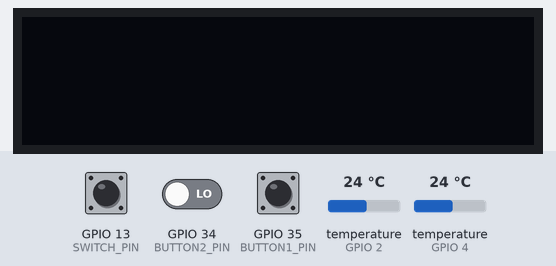
Simulated run of this sketch. Board: ESP32. Parts: 128×32 one-colour display. The test bench sets the inputs (shaded band); at power-on: GPIO 13 (SWITCH_PIN) LOW, GPIO 34 (BUTTON2_PIN) LOW, GPIO 35 (BUTTON1_PIN) LOW, temperature (sensors on GPIO 2, GPIO 4) 24 °C. WiFi joins after 1.5 s; servers stay silent unless stated; uploads are accepted with an empty reply; what the sketch prints to the serial monitor is not drawn.

Above: at 3.2 s.
3.3 s: GPIO 13 (SWITCH_PIN) pulled HIGH for 1.8 s
At 4.2 s:
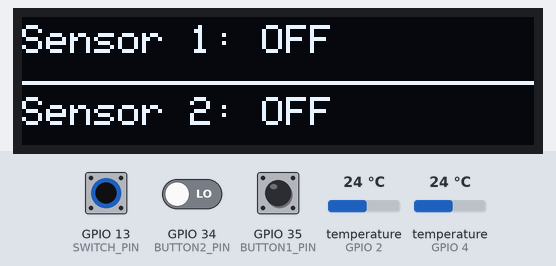
6.8 s: GPIO 13 (SWITCH_PIN) pulled HIGH for 1.8 s
10.1 s: GPIO 13 (SWITCH_PIN) pulled HIGH for 3.2 s
15.2 s: GPIO 13 (SWITCH_PIN) driven HIGH and GPIO 34 (BUTTON2_PIN) driven HIGH
At 16.1 s:
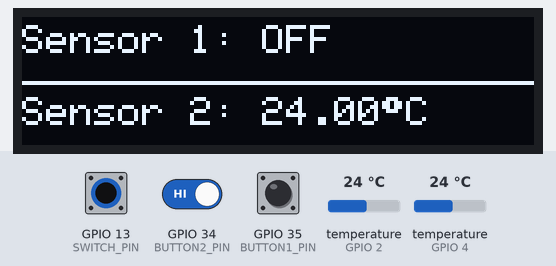
17.3 s: GPIO 35 (BUTTON1_PIN) pulled HIGH for 1.8 s
At 19.3 s:
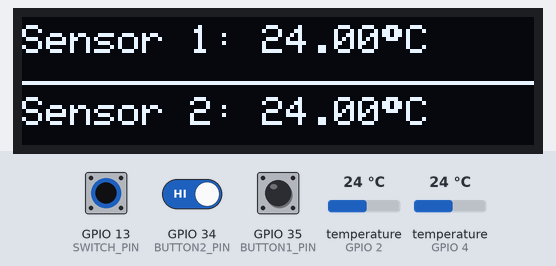
20.6 s: GPIO 35 (BUTTON1_PIN) pulled HIGH for 1.8 s
At 22.6 s:
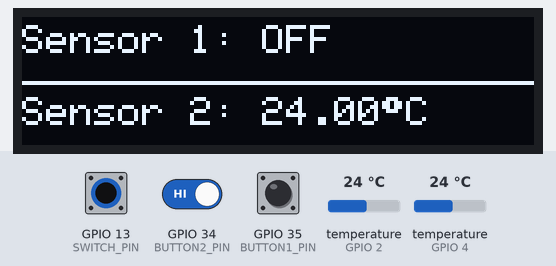
Timing chart, 0 to 24.1 s (numbered marks = the images above; inputs shaded):
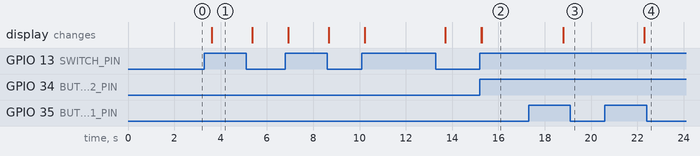

The sketch:

SmartThermometerESP32.ino
```cpp
// SmartThermometerESP32.ino
//
//   ESP32-based smart thermometer system with dual DS18B20 sensors, OLED
//   display, and WiFi connectivity. Local buttons allow toggling sensors,
//   while a hardware switch controls the display. Sensor data is read,
//   displayed, and periodically sent to a Flask server in JSON format.
//   The server can also send back remote state overrides.
//
// Dependencies:
//   Adafruit GFX & SSD1306 libraries
//   OneWire & DallasTemperature libraries
//   ArduinoJson library
//
// Group 11: Braden Miller, Kent Zdan, Scott Pearson, Xavier Uhrmacher
// Due: 10/03/2025

#include <SPI.h>
#include <Wire.h>
#include <Adafruit_GFX.h>
#include <Adafruit_SSD1306.h>
#include <OneWire.h>
#include <DallasTemperature.h>
#include <WiFi.h>
#include <HTTPClient.h>
#include <ArduinoJson.h>

// =========================
// OLED DISPLAY
// =========================
#define SCREEN_WIDTH 128
#define SCREEN_HEIGHT 32
#define OLED_RESET -1
#define SCREEN_ADDRESS 0x3C
Adafruit_SSD1306 display(SCREEN_WIDTH, SCREEN_HEIGHT, &Wire, OLED_RESET);

// =========================
// BUTTONS & SWITCH
// =========================
#define BUTTON1_PIN 35
#define BUTTON2_PIN 34
#define SWITCH_PIN 13

// =========================
// TEMPERATURE SENSORS
// =========================
#define TEMP_SENSOR1_PIN 2
#define TEMP_SENSOR2_PIN 4
OneWire oneWire1(TEMP_SENSOR1_PIN);
OneWire oneWire2(TEMP_SENSOR2_PIN);
DallasTemperature tempSensor1(&oneWire1);
DallasTemperature tempSensor2(&oneWire2);

// =========================
// SENSOR STATES
// =========================
bool sensor1_enabled = false;
bool sensor2_enabled = false;
bool display_on = false;
bool sensor1_disconnected = false;
bool sensor2_disconnected = false;

// =========================
// TEMPERATURE DATA
// =========================
float temp1 = 0.0;
float temp2 = 0.0;
unsigned long lastTempRead = 0;
const unsigned long tempReadInterval = 1000; // 1 sec

// =========================
// BUTTON DEBOUNCE
// =========================
bool button1_last_state = LOW;
bool button2_last_state = LOW;
unsigned long last_button1_time = 0;
unsigned long last_button2_time = 0;
const unsigned long debounce_delay = 200;

// =========================
// WIFI CONFIG
// =========================
const char* ssid = "Hotspot";       // <-- your SSID
const char* password = "NajeebNajeeb"; // <-- your password
const char* serverURL = "http://172.20.10.11:8080/data"; // <-- update to Flask IP

// =========================
// SETUP
// =========================
void setup() {
 Serial.begin(115200);

 // Button/switch setup
 pinMode(BUTTON1_PIN, INPUT);
 pinMode(BUTTON2_PIN, INPUT);
 pinMode(SWITCH_PIN, INPUT_PULLDOWN);

 // Init temp sensors
 tempSensor1.begin();
 tempSensor2.begin();
 Serial.println("Temperature sensors initialized");

 // Init display
 if (!display.begin(SSD1306_SWITCHCAPVCC, SCREEN_ADDRESS)) {
   Serial.println(F("SSD1306 allocation failed"));
   for (;;) {}
 }
 updateDisplay();

 // Connect WiFi
 Serial.println("Connecting to WiFi...");
 WiFi.begin(ssid, password);
 int attempts = 0;
 while (WiFi.status() != WL_CONNECTED && attempts < 20) {
   delay(1000);
   attempts++;
   Serial.println("Connecting... attempt " + String(attempts));
 }
 if (WiFi.status() == WL_CONNECTED) {
   Serial.println("WiFi connected!");
   Serial.print("ESP32 IP: ");
   Serial.println(WiFi.localIP());
 } else {
   Serial.println("WiFi connection failed!");
 }
}

// =========================
// LOOP
// =========================
void loop() {
 unsigned long currentMillis = millis();

 // --- Check display switch immediately ---
 bool switch_current = digitalRead(SWITCH_PIN);
 if (switch_current != display_on) {
   display_on = switch_current;
   updateDisplay();
   Serial.print("Display switch: ");
   Serial.println(display_on ? "ON" : "OFF");
 }

 // --- Handle buttons quickly ---
 if (display_on) {
   bool button1_current = digitalRead(BUTTON1_PIN);
   if (button1_current == HIGH && button1_last_state == LOW) {
     if (millis() - last_button1_time > debounce_delay) {
       sensor1_enabled = !sensor1_enabled; // local physical toggle
       updateDisplay();
       last_button1_time = millis();
       Serial.println("Button 1 pressed - Sensor 1 toggled");
     }
   }
   button1_last_state = button1_current;

   bool button2_current = digitalRead(BUTTON2_PIN);
   if (button2_current == HIGH && button2_last_state == LOW) {
     if (millis() - last_button2_time > debounce_delay) {
       sensor2_enabled = !sensor2_enabled; // local physical toggle
       updateDisplay();
       last_button2_time = millis();
       Serial.println("Button 2 pressed - Sensor 2 toggled");
     }
   }
   button2_last_state = button2_current;
 }

 // --- Read temps + send data only once per second ---
 if (currentMillis - lastTempRead >= tempReadInterval) {
   readTemperatures();
   if (display_on) {   // only send if switch is ON
        sendData();
    }
   lastTempRead = currentMillis;
 }


 delay(5); // very small delay to avoid hogging CPU
}

// =========================
// DISPLAY
// =========================
void updateDisplay() {
  display.clearDisplay();

  if (!display_on) {
    display.display();
    return;
  }

  display.setTextSize(1);
  display.setTextColor(SSD1306_WHITE);

  // --- Sensor 1 ---
  display.setCursor(0, 2);
  if (sensor1_enabled) {
    display.print(F("Sensor 1: "));
    if (sensor1_disconnected) {
      display.print(F("DISCONNECT"));
    } else {
      display.print(temp1, 2);
      display.write(247);
      display.print(F("C"));
    }
  } else {
    display.print(F("Sensor 1: OFF"));
  }

  display.drawLine(0, 16, SCREEN_WIDTH - 1, 16, SSD1306_WHITE);

  // --- Sensor 2 ---
  display.setCursor(0, 20);
  if (sensor2_enabled) {
    display.print(F("Sensor 2: "));
    if (sensor2_disconnected) {
      display.print(F("DISCONNECT"));
    } else {
      display.print(temp2, 2);
      display.write(247);
      display.print(F("C"));
    }
  } else {
    display.print(F("Sensor 2: OFF"));
  }

  display.display();
}

// =========================
// TEMPERATURE READ
// =========================
void readTemperatures() {
  tempSensor1.requestTemperatures();
  tempSensor2.requestTemperatures();

  float newTemp1 = tempSensor1.getTempCByIndex(0);
  float newTemp2 = tempSensor2.getTempCByIndex(0);

  if (newTemp1 != DEVICE_DISCONNECTED_C) {
    temp1 = newTemp1;
    sensor1_disconnected = false;
  } else {
    sensor1_disconnected = true;
  }

  if (newTemp2 != DEVICE_DISCONNECTED_C) {
    temp2 = newTemp2;
    sensor2_disconnected = false;
  } else {
    sensor2_disconnected = true;
  }

  if (display_on && (sensor1_enabled || sensor2_enabled)) {
    updateDisplay();
  }

  Serial.print("Temp1: ");
  if (sensor1_disconnected) Serial.print("DISCONNECT");
  else Serial.print(temp1);

  Serial.print("°C, Temp2: ");
  if (sensor2_disconnected) Serial.print("DISCONNECT");
  else Serial.print(temp2);

  Serial.println("°C");
}

// =========================
// SEND TO SERVER
// =========================
void sendData() {
  if (WiFi.status() == WL_CONNECTED) {
    HTTPClient http;
    http.begin(serverURL);
    http.addHeader("Content-Type", "application/json");

    // Build JSON string safely
    String jsonData = "{";

    if (sensor1_enabled && !sensor1_disconnected) {
      jsonData += "\"temp1\": " + String(temp1, 2) + ",";
    } else {
      jsonData += "\"temp1\": null,";
    }

    if (sensor2_enabled && !sensor2_disconnected) {
      jsonData += "\"temp2\": " + String(temp2, 2) + ",";
    } else {
      jsonData += "\"temp2\": null,";
    }

    jsonData += "\"sensor1\": " + String(sensor1_enabled ? "true" : "false") + ",";
    jsonData += "\"sensor2\": " + String(sensor2_enabled ? "true" : "false") + ",";

    jsonData += "\"timestamp\": " + String(millis());
    jsonData += "}";

    Serial.println("Sending data: " + jsonData);
    int httpResponseCode = http.POST(jsonData);

    if (httpResponseCode > 0) {
      String response = http.getString();
      Serial.println("Response: " + response);

      // Parse server response JSON
      StaticJsonDocument<256> doc;
      DeserializationError err = deserializeJson(doc, response);
      if (!err) {
        bool desiredSensor1 = doc.containsKey("sensor1") ? doc["sensor1"].as<bool>() : sensor1_enabled;
        bool desiredSensor2 = doc.containsKey("sensor2") ? doc["sensor2"].as<bool>() : sensor2_enabled;
        bool desiredDisplayOn = doc.containsKey("display_on") ? doc["display_on"].as<bool>() : display_on;

        // Only apply remote states if display_on switch is ON
        if (display_on) {
          if (sensor1_enabled != desiredSensor1) {
            sensor1_enabled = desiredSensor1;
            Serial.print("Remote set sensor1_enabled -> ");
            Serial.println(sensor1_enabled ? "ON" : "OFF");
            updateDisplay();
          }
          if (sensor2_enabled != desiredSensor2) {
            sensor2_enabled = desiredSensor2;
            Serial.print("Remote set sensor2_enabled -> ");
            Serial.println(sensor2_enabled ? "ON" : "OFF");
            updateDisplay();
          }
        }

        if (desiredDisplayOn != display_on) {
          Serial.print("Server desired display_on = ");
          Serial.println(desiredDisplayOn ? "ON" : "OFF");
        }
      } else {
        Serial.print("JSON parse error: ");
        Serial.println(err.c_str());
      }
    } else {
      Serial.println("HTTP Error: " + String(httpResponseCode));
    }
    http.end();
  }
}
```

Measured:
- after the input at 3.3 s, the display: changes after 0.32 s (image 1)
- after the input at 15.2 s, the display: first changes after 0.06 s (image 2 shows a later state)
- after the input at 17.3 s, the display: changes after 1.5 s (image 3)
- after the input at 20.6 s, the display: changes after 1.7 s (image 4)
